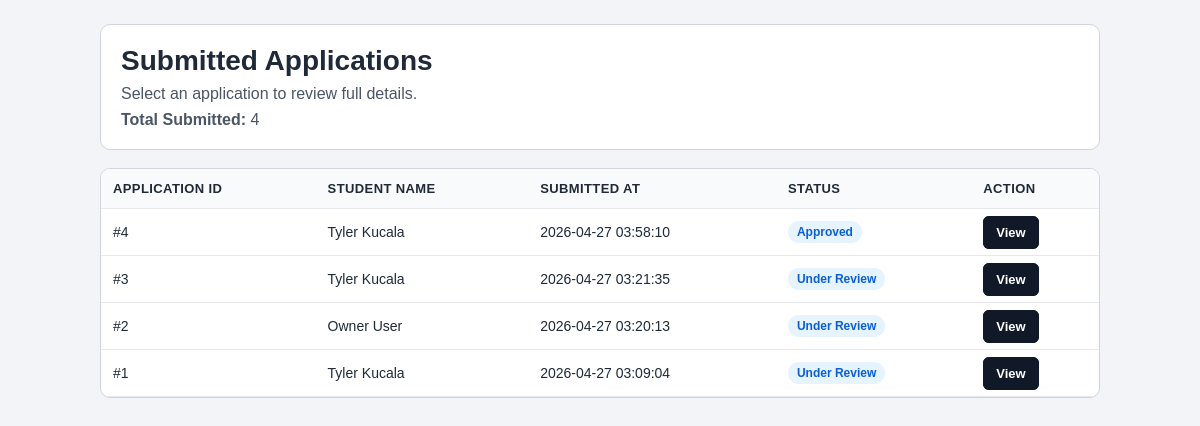
The page /admin/review-applications (signed in) on the database its author committed.
### website/modles.py (models this page shows)
class Application(db.Model):
	__tablename__ = 'applications'
	id = db.Column('ApplicationID', db.Integer, primary_key=True)
	student_id = db.Column('StudentID', db.Integer, db.ForeignKey('student.StudentID'), nullable=False)
	user_id = db.Column('UserID', db.Integer, db.ForeignKey('users.id'), nullable=True)
	submitted_at = db.Column('SubmittedAt', db.DateTime, nullable=False, default=datetime.utcnow)
	status = db.Column('Status', db.String(30), nullable=False, default='Draft')
	reviewed_by = db.Column('ReviewedBy', db.Integer, nullable=True)
	reviewed_at = db.Column('ReviewedAt', db.DateTime, nullable=True)
	admin_notes = db.Column('AdminNotes', db.Text, nullable=True)
	additional_info_text = db.Column('AdditionalInfo', db.Text, nullable=True)
	student = db.relationship('Student', back_populates='applications')
	user = db.relationship('User', back_populates='applications')

class Student(db.Model):
	__tablename__ = 'student'
	id = db.Column('StudentID', db.Integer, primary_key=True)
	last_name = db.Column('LastName', db.String(255), nullable=False, default='')
	first_name = db.Column('FirstName', db.String(255), nullable=False, default='')
	middle_initial = db.Column('MiddleInitial', db.String(10), nullable=False, default='')
	date_of_birth = db.Column('DateOfBirth', db.String(20), nullable=True)
	contact = db.Column('Contact', db.String(255), nullable=True)
	phone_number = db.Column('PhoneNumber', db.String(30), nullable=True)
	citizenship = db.Column('Citizenship', db.String(50), nullable=True)
	street_address = db.Column('StreetAddress', db.String(255), nullable=True)
	state = db.Column('State', db.String(50), nullable=True)
	city = db.Column('City', db.String(100), nullable=True)
	zipcode = db.Column('ZipCode', db.String(20), nullable=True)
	applications = db.relationship('Application', back_populates='student', cascade='all, delete-orphan')
	finance = db.relationship('Finance', back_populates='student', uselist=False, cascade='all, delete-orphan')
	academic = db.relationship('Academic', back_populates='student', uselist=False, cascade='all, delete-orphan')
	income = db.relationship('Income', back_populates='student', uselist=False, cascade='all, delete-orphan')
	major_selection = db.relationship('MajorSelection', back_populates='student', uselist=False, cascade='all, delete-orphan')

### website/views.py (the view)
@views.route('/admin/review-applications', methods=['GET'])
@admin_required
def admin_review_applications():
    applications = get_submitted_applications()
    return render_template('admin_list.html', applications=applications)

### website/__init__.py (called while the page is built)
@login_manager.user_loader
def load_user(user_id):
    return db.session.get(User, int(user_id))

### website/modles.py (called while the page is built)
def _serialize_personal_info(student):
	if student is None:
		return {}
	return {
		'first_name': student.first_name or '',
		'middle_initial': student.middle_initial or '',
		'last_name': student.last_name or '',
		'dob': student.date_of_birth or '',
		'contact': student.contact or '',
		'citizenship': student.citizenship or '',
		'street_address': student.street_address or '',
		'state': student.state or '',
		'city': student.city or '',
		'zipcode': student.zipcode or '',
		'phone_number': student.phone_number or '',
	}

def _serialize_financial_info(finance):
	if finance is None:
		return {}
	return {
		'household_income': finance.household_income or '',
		'financial_aid': finance.financial_aid or '',
		'aid_amount': finance.aid_amount or '',
		'employment': finance.employment or '',
		'volunteer_work': finance.volunteer_work or '',
		'assets': finance.assets or '',
		'expenses': finance.expenses or '',
		'financial_notes': finance.financial_notes or '',
	}

def _serialize_academic_info(academic):
	if academic is None:
		return {}
	return {
		'school_name': academic.school_name or '',
		'gpa': academic.gpa or '',
		'academic_notes': academic.notes or '',
		'transcript_filename': academic.transcript_path or '',
	}

def _serialize_parental_info(income):
	if income is None:
		return {}
	return {
		'guardian_first_name': income.guardian_first_name or '',
		'guardian_middle_initial': income.guardian_middle_initial or '',
		'guardian_last_name': income.guardian_last_name or '',
		'guardian_relationship': income.guardian_relationship or '',
		'parent_income': income.guardian_income or '',
		'employment_details': income.guardian_employment or '',
		'support_source': income.income_support or '',
		'household_size': income.people_supported or '',
		'income_notes': income.guardian_notes or '',
		'income_documents_filename': income.income_documents_path or '',
	}

def _serialize_major_info(major):
	if major is None:
		return {}
	return {
		'major_choice': major.major_choice or '',
		'minor_choice': major.minor_choice or '',
		'major_comments': major.notes or '',
	}

### website/templates/admin_list.html (shortened to what this page needs)
<!DOCTYPE html>
<html lang="en">
<head>
</head>
<body>
<div class="page">
	<div class="header">
		<h1>Submitted Applications</h1>
		<p>Select an application to review full details.</p>
		<p><strong>Total Submitted:</strong> {{ applications|length }}</p>
	</div>
	{% if applications %}
		<div class="table-wrap">
			<table>
				<thead>
					<tr>
						<th>Application ID</th>
						<th>Student Name</th>
						<th>Submitted At</th>
						<th>Status</th>
						<th>Action</th>
					</tr>
				</thead>
				<tbody>
					{% for application in applications %}
						<tr>
							<td>#{{ application.id }}</td>
							<td>{{ application.data.personal_info.get('first_name', '') }} {{ application.data.personal_info.get('last_name', '') }}</td>
							<td>{{ application.submitted_at }}</td>
							<td><span class="status">{{ application.status }}</span></td>
							<td>
								<a class="view-btn" href="{{ url_for('views.admin_verification', application_id=application.id) }}">View</a>
							</td>
						</tr>
					{% endfor %}
				</tbody>
			</table>
		</div>
	{% else %}
		<div class="empty-state">No applications have been submitted yet.</div>
	{% endif %}
</div>
</body>
</html>

### website/templates/admin_list.html (style rules this page uses)
body { margin: 0; font-family: Arial, sans-serif; background: #f2f4f8; color: #1f2937; }
.page { max-width: 1000px; margin: 24px auto; padding: 0 16px; }
.header { background: #ffffff; border: 1px solid #d1d5db; border-radius: 10px; padding: 20px; margin-bottom: 18px; }
.header h1 { margin: 0; font-size: 28px; }
.header p { margin: 8px 0 0; color: #4b5563; }
.table-wrap { background: #ffffff; border: 1px solid #d1d5db; border-radius: 10px; overflow: hidden; }
table { width: 100%; border-collapse: collapse; }
th, td { padding: 12px; text-align: left; border-bottom: 1px solid #e5e7eb; font-size: 14px; }
th { background: #f9fafb; font-size: 13px; text-transform: uppercase; letter-spacing: 0.4px; }
.status { display: inline-block; padding: 4px 9px; border-radius: 999px; background: #e5f4ff; color: #0b5ed7; font-weight: bold; font-size: 12px; }
.view-btn { text-decoration: none; padding: 8px 12px; background: #111827; color: #ffffff; border-radius: 6px; border: 1px solid #111827; font-size: 13px; font-weight: bold; }

### rows shown on the page
Application: id "4", data.personal_info.get "Tyler", data.personal_info.get "Kucala", submitted_at "2026-04-27 03:58:10", status "Approved"
Application: id "3", data.personal_info.get "Tyler", data.personal_info.get "Kucala", submitted_at "2026-04-27 03:21:35", status "Under Review"
Application: id "2", data.personal_info.get "Owner", data.personal_info.get "User", submitted_at "2026-04-27 03:20:13", status "Under Review"
Application: id "1", data.personal_info.get "Tyler", data.personal_info.get "Kucala", submitted_at "2026-04-27 03:09:04", status "Under Review"

### other values the page prints
{{ applications|length }} "4"
